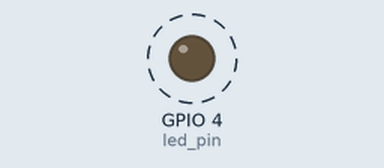
Simulated run of this program. Board: Raspberry Pi (BCM pin numbers). On the bench: output pins drawn as LEDs (lit = HIGH). Dashed ring = blinking.

Above: at 0.4 s.
Timing chart, 0 to 5.1 s (numbered marks = the images above):
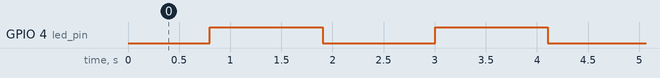

Measured:
- by itself, GPIO 4 (led_pin): alternates HIGH for 1.1 s and LOW for 1.1 s
- by itself, everything shown: repeats every 4.4 s, in 14 steps

The program:

LEDOnOffCas4.py
```python
import RPi.GPIO as GPIO
import time

led_pin = 4

GPIO.setmode(GPIO.BCM)
GPIO.setup(led_pin, GPIO.OUT)

while True:
    for t_high in range(11):
        cnt = 0
        while True:
            GPIO.output(led_pin, GPIO.HIGH)
            time.sleep(t_high / 1000)  # 초 단위로 변환
            GPIO.output(led_pin, GPIO.LOW)
            time.sleep((10 - t_high) / 1000)  # 초 단위로 변환

            cnt += 1
            if cnt == 10:
                break

    for t_high in range(10, -1, -1):
        cnt = 0
        while True:
            GPIO.output(led_pin, GPIO.HIGH)
            time.sleep(t_high / 1000)  # 초 단위로 변환
            GPIO.output(led_pin, GPIO.LOW)
            time.sleep((10 - t_high) / 1000)  # 초 단위로 변환

            cnt += 1
            if cnt == 10:
                break
```
